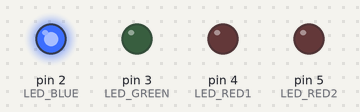
Simulated run of this sketch. Board: Arduino Uno, built with avr-gcc and run on an emulated ATmega328P. Shown: output pins drawn as LEDs (lit = HIGH).

Above: at 0.2 s.
At 1.2 s:
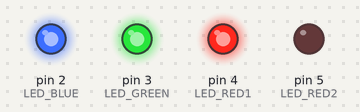
At 1.7 s:
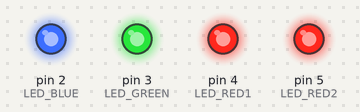
At 2.2 s:
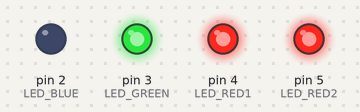
At 3.2 s:
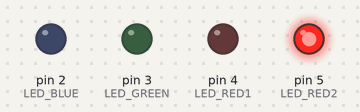
At 4.7 s:
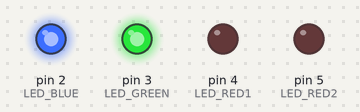
Timing chart, 0 to 5.2 s (numbered marks = the images above):
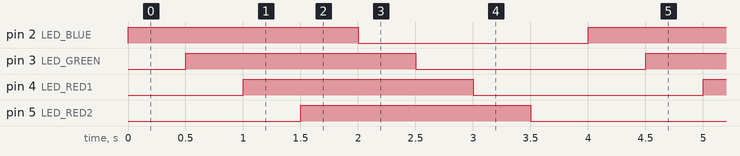

The sketch:

blink.ino
```cpp
#define LED_BLUE 2
#define LED_GREEN 3
#define LED_RED1 4
#define LED_RED2 5


void setup() {
  pinMode(LED_BLUE,OUTPUT);
  pinMode(LED_GREEN,OUTPUT);
  pinMode(LED_RED1,OUTPUT);
  pinMode(LED_RED2,OUTPUT);
}

void loop(){
  digitalWrite(LED_BLUE,HIGH);
  delay(500);
  digitalWrite(LED_GREEN,HIGH);
  delay(500);
  digitalWrite(LED_RED1,HIGH);
  delay(500);
  digitalWrite(LED_RED2,HIGH);
  delay(500);

  digitalWrite(LED_BLUE,LOW);
  delay(500);
  digitalWrite(LED_GREEN,LOW);
  delay(500);
  digitalWrite(LED_RED1,LOW);
  delay(500);
  digitalWrite(LED_RED2,LOW);
  delay(500);
}
```

Measured:
- by itself, pin 2 (LED_BLUE), pin 3 (LED_GREEN), pin 4 (LED_RED1), pin 5 (LED_RED2): alternates HIGH for 2.0 s and LOW for 2.0 s
- by itself, everything shown: repeats every 4.0 s, in 8 steps
